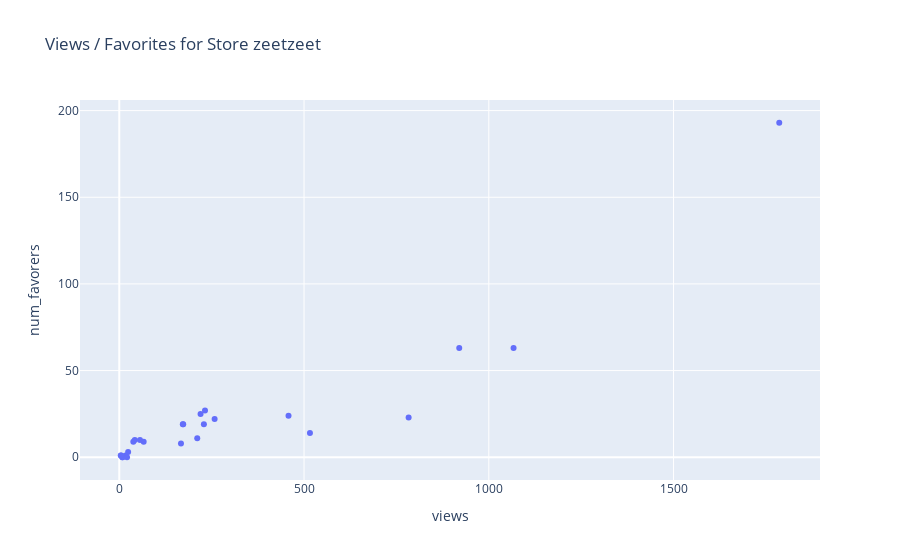

Notebook cell for this chart:
### Code cell
viz_favorites(get_store('zeetzeet'), store='zeetzeet')

### Figure 1 — Plotly figure (JSON) as saved in the notebook; plotly's stock layout.template omitted (floating-point values rounded to 4 significant figures)
{"data": [{"hovertemplate": "<b>%{hovertext}</b><br><br>views=%{x}<br>num_favorers=%{y}<extra></extra>", "hovertext": ["CHILLINGSWORTH SKELETON SANTA Green Spooky Cotton Quilt Fabric Panel 22.5&quot; wide by 44&quot; long", "GO! With Dick & Jane in PINK Retro Cotton Quilt Fabric by Yard, Half Yard, or Fat Quarter Fq Alexander Henry RARE Out of Print Sageglen", "RETRO KITCHEN Fat Quarters 100% Cotton Quilt Fabric by Michael Miller 18 x 22&quot; Fq You Choose Great for Mask Making   All RARE & Out of Print", "CUTE KIDS Fat Quarters 100% Cotton Quilt Fabric by Robert Kaufman 18 x 22&quot; Fq You Choose Great for Mask Making   All RARE & Out of Print", "FLORAL GARDEN Quilting Fabric - 100% Cotton by Alexander Henry Pink Green Yellow Orange Red by the Yard, Half Yard, or Fat Quarter Flowers", "FACE MASK KIT Neutral Men Designer Cotton Printed Quilt Fabric, Natural Lining, 1/4&quot; Flat Elastic, 6&quot; Flat Nose Wire Fast Free Shipping", "SEWING SEEDS PATCHES Cream Vintage Typography Quilt Fabric - by the Panel - 24&quot; wide by 45&quot; long J. Wecker Frisch - Brilliant intense colors", "Quilting B&#39;s BABYDOLL Dress PATCH Eggshell Cream Printed Cotton Quilt Fabric by the Yard, Half Yard, or Fat Quarter FQ", "Maine WILD BLUEBERRY Blueberries CREAM Quilt Fabric by the Precut Half Yard, or 18&quot; x 22&quot; Fat Quarter Fruit Fq", "Kaffe Fassett JUPITER Green RARE - Cotton Quilt Fabric - by the Half Yard, or Fat Quarter FQ Quilting Out of Print", "BOUNDING BLOSSOMS Multi Cotton Quilt Fabric - by Michael Miller Modern Flower Floral by the Yard, Half Yard, or Fat Quarter Fq Black Yellow", "SISTERS PLAID Red DOLL House Collection Cotton Fabric by the Yard, Half Yd, or Fat Quarter Sweet Little Girls Retro 50s 1950s Rare Oop", "Black & Light Pink MINI FLOWERS #58 Robert Kaufman Pimatex Basics Cotton Quilt Dress Fabric by the Yard Millenial Pink Floral", "VINTAGE Kids WHITE Dick & Jane Retro Cotton Quilt Fabric by Yard, Half Yard, or Fat Quarter Fq Alexander Henry RARE Out of Print Sageglen", "DOLL HOUSE PANEL Cotton Fabric by the Yard 12&quot; Repeat Sweet Little Girls Housekeeping Cleaning Retro 50s 1950s Rare Oop", "Michael Miller GROOVY SWIRLS Pink Green White Printed Quilt Fabric - by the Precut Remnant or 18&quot; x 22&quot; Fat Quarter Mod Retro Lilly 60s 70s", "BEADED EYELASH TRIM - Choose Color & Quantity White Ivory Cream Pink Lime Green Black Red Orange Brown Yellow Turquoise by the Yard", "RARE Michael Miller Dick & Jane PANEL CREAM Fabric by the Panel - Out of Print 21.5&quot; x 45&quot; - 8 Blocks 9.5&quot; Square", "5/8-inch RIC RAC Sewing Trim by the YARD - Select any color or colors, any amount - Rick Rack 1.58cm", "Michael Miller Fat Quarters Printed Cotton Quilt Fabric by 18&quot; x 22&quot; FQ You Choose Bundle Great for Mask Making Blue Green Aqua Brown", "Kaffe Fassett PODS SKY Blue Orange Quilt Fabric - Precut Remnants - Spring 2016 designed by Brandon Mably PWBM054.SKYXX Fat Quarter Fq", "Kaffe Fassett SHIRT STRIPES Green Gp51 Quilt Fabric - by the Yard, Half Yard, or Fat Quarter Fq - Out of Print", "ANOTHER IOTA Fat Quarters 100% Cotton Quilt Fabric by Robert Kaufman 18 x 22&quot; Fq You Choose Great for Mask Making   All RARE & Out of Print", "DICK & JANE Coloring Book New unused with Crayons Attached.", "DICK & JANE CALANDER 2004 Out of Print - 12 Pieces of artwork for decoupage projects - New in Package with Stickers"], "legendgroup": "", "marker": {"color": "#636efa", "symbol": "circle"}, "mode": "markers", "name": "", "orientation": "v", "showlegend": false, "type": "scatter", "x": [229, 8, 167, 21, 66, 783, 258, 173, 211, 1786, 38, 56, 172, 17, 232, 42, 9, 458, 1067, 516, 220, 920, 24, 5, 4], "xaxis": "x", "y": [19, 0, 8, 0, 9, 23, 22, 19, 11, 193, 9, 10, 19, 1, 27, 10, 0, 24, 63, 14, 25, 63, 3, 1, 1], "yaxis": "y"}], "layout": {"legend": {"tracegroupgap": 0}, "title": {"text": "Views / Favorites for Store zeetzeet"}, "xaxis": {"anchor": "y", "domain": [0, 1], "title": {"text": "views"}}, "yaxis": {"anchor": "x", "domain": [0, 1], "title": {"text": "num_favorers"}}}}
